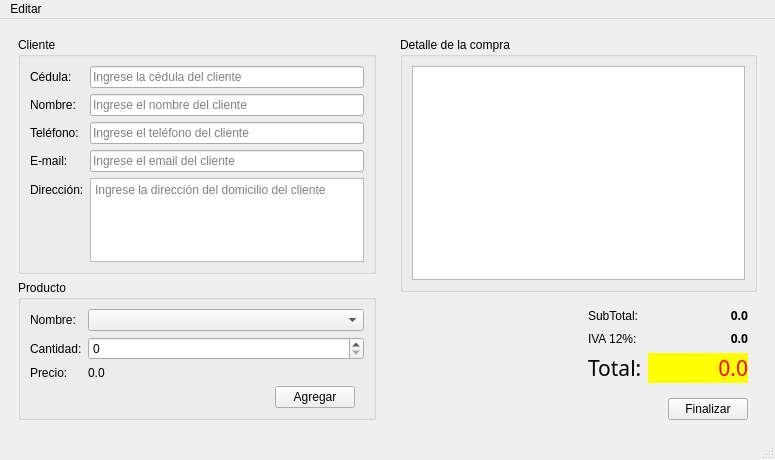
<?xml version="1.0" encoding="UTF-8"?>
<ui version="4.0">
 <class>Principal</class>
 <widget class="QMainWindow" name="Principal">
  <property name="geometry">
   <rect>
    <x>0</x>
    <y>0</y>
    <width>775</width>
    <height>460</height>
   </rect>
  </property>
  <property name="windowTitle">
   <string>Tienda</string>
  </property>
  <property name="windowIcon">
   <iconset resource="Recursos.qrc">
    <normaloff>:/Principal</normaloff>:/Principal</iconset>
  </property>
  <widget class="QWidget" name="centralwidget">
   <layout class="QHBoxLayout" name="horizontalLayout_3">
    <item>
     <widget class="QWidget" name="widget_4" native="true">
      <property name="maximumSize">
       <size>
        <width>400</width>
        <height>16777215</height>
       </size>
      </property>
      <layout class="QVBoxLayout" name="verticalLayout_3">
       <item>
        <widget class="QGroupBox" name="groupBox">
         <property name="title">
          <string>Cliente</string>
         </property>
         <layout class="QFormLayout" name="formLayout_3">
          <item row="0" column="0">
           <widget class="QLabel" name="label">
            <property name="text">
             <string>Cédula:</string>
            </property>
           </widget>
          </item>
          <item row="0" column="1">
           <widget class="QLineEdit" name="inCedula">
            <property name="inputMethodHints">
             <set>Qt::ImhNone</set>
            </property>
            <property name="inputMask">
             <string>0000000000</string>
            </property>
            <property name="cursorPosition">
             <number>0</number>
            </property>
            <property name="placeholderText">
             <string>Ingrese la cédula del cliente</string>
            </property>
           </widget>
          </item>
          <item row="1" column="0">
           <widget class="QLabel" name="label_4">
            <property name="text">
             <string>Nombre:</string>
            </property>
           </widget>
          </item>
          <item row="1" column="1">
           <widget class="QLineEdit" name="inNombre">
            <property name="placeholderText">
             <string>Ingrese el nombre del cliente</string>
            </property>
           </widget>
          </item>
          <item row="2" column="0">
           <widget class="QLabel" name="label_5">
            <property name="text">
             <string>Teléfono:</string>
            </property>
           </widget>
          </item>
          <item row="2" column="1">
           <widget class="QLineEdit" name="inTelefono">
            <property name="inputMask">
             <string>9999999999</string>
            </property>
            <property name="placeholderText">
             <string>Ingrese el teléfono del cliente</string>
            </property>
           </widget>
          </item>
          <item row="3" column="0">
           <widget class="QLabel" name="label_3">
            <property name="text">
             <string>E-mail:</string>
            </property>
           </widget>
          </item>
          <item row="3" column="1">
           <widget class="QLineEdit" name="inEmail">
            <property name="placeholderText">
             <string>Ingrese el email del cliente</string>
            </property>
           </widget>
          </item>
          <item row="4" column="0">
           <widget class="QLabel" name="label_2">
            <property name="text">
             <string>Dirección:</string>
            </property>
           </widget>
          </item>
          <item row="4" column="1">
           <widget class="QTextEdit" name="inDireccion">
            <property name="placeholderText">
             <string>Ingrese la dirección del domicilio del cliente</string>
            </property>
           </widget>
          </item>
         </layout>
        </widget>
       </item>
       <item>
        <widget class="QGroupBox" name="groupBox_2">
         <property name="title">
          <string>Producto</string>
         </property>
         <layout class="QFormLayout" name="formLayout">
          <item row="0" column="0">
           <widget class="QLabel" name="label_6">
            <property name="text">
             <string>Nombre:</string>
            </property>
           </widget>
          </item>
          <item row="0" column="1">
           <widget class="QComboBox" name="inProducto"/>
          </item>
          <item row="1" column="0">
           <widget class="QLabel" name="label_7">
            <property name="text">
             <string>Cantidad:</string>
            </property>
           </widget>
          </item>
          <item row="1" column="1">
           <widget class="QSpinBox" name="inCantidad"/>
          </item>
          <item row="2" column="0">
           <widget class="QLabel" name="label_9">
            <property name="text">
             <string>Precio:</string>
            </property>
           </widget>
          </item>
          <item row="3" column="1">
           <widget class="QWidget" name="widget_5" native="true">
            <layout class="QHBoxLayout" name="horizontalLayout_2">
             <property name="topMargin">
              <number>0</number>
             </property>
             <property name="bottomMargin">
              <number>0</number>
             </property>
             <item>
              <spacer name="horizontalSpacer_2">
               <property name="orientation">
                <enum>Qt::Horizontal</enum>
               </property>
               <property name="sizeHint" stdset="0">
                <size>
                 <width>40</width>
                 <height>20</height>
                </size>
               </property>
              </spacer>
             </item>
             <item>
              <widget class="QPushButton" name="cmdAgregar">
               <property name="minimumSize">
                <size>
                 <width>0</width>
                 <height>0</height>
                </size>
               </property>
               <property name="sizeIncrement">
                <size>
                 <width>0</width>
                 <height>0</height>
                </size>
               </property>
               <property name="autoFillBackground">
                <bool>false</bool>
               </property>
               <property name="text">
                <string>Agregar</string>
               </property>
              </widget>
             </item>
            </layout>
           </widget>
          </item>
          <item row="2" column="1">
           <widget class="QLabel" name="outPrecio">
            <property name="text">
             <string>0.0</string>
            </property>
           </widget>
          </item>
         </layout>
        </widget>
       </item>
       <item>
        <spacer name="verticalSpacer">
         <property name="orientation">
          <enum>Qt::Vertical</enum>
         </property>
         <property name="sizeHint" stdset="0">
          <size>
           <width>20</width>
           <height>40</height>
          </size>
         </property>
        </spacer>
       </item>
      </layout>
     </widget>
    </item>
    <item>
     <widget class="QWidget" name="widget_3" native="true">
      <layout class="QVBoxLayout" name="verticalLayout_2">
       <item>
        <widget class="QGroupBox" name="groupBox_3">
         <property name="title">
          <string>Detalle de la compra</string>
         </property>
         <layout class="QVBoxLayout" name="verticalLayout">
          <item>
           <widget class="QTableWidget" name="outDetalle">
            <property name="inputMethodHints">
             <set>Qt::ImhNone</set>
            </property>
           </widget>
          </item>
         </layout>
        </widget>
       </item>
       <item>
        <widget class="QWidget" name="widget" native="true">
         <layout class="QHBoxLayout" name="horizontalLayout">
          <property name="leftMargin">
           <number>9</number>
          </property>
          <property name="topMargin">
           <number>0</number>
          </property>
          <property name="rightMargin">
           <number>9</number>
          </property>
          <property name="bottomMargin">
           <number>0</number>
          </property>
          <item>
           <spacer name="horizontalSpacer">
            <property name="orientation">
             <enum>Qt::Horizontal</enum>
            </property>
            <property name="sizeHint" stdset="0">
             <size>
              <width>40</width>
              <height>20</height>
             </size>
            </property>
           </spacer>
          </item>
          <item>
           <widget class="QWidget" name="widget_2" native="true">
            <layout class="QFormLayout" name="formLayout_2">
             <property name="rightMargin">
              <number>0</number>
             </property>
             <item row="0" column="0">
              <widget class="QLabel" name="label_10">
               <property name="text">
                <string>SubTotal:</string>
               </property>
              </widget>
             </item>
             <item row="0" column="1">
              <widget class="QLabel" name="outSubtotal">
               <property name="minimumSize">
                <size>
                 <width>100</width>
                 <height>0</height>
                </size>
               </property>
               <property name="font">
                <font>
                 <family>Verdana Pro Cond Semibold</family>
                 <pointsize>9</pointsize>
                 <weight>75</weight>
                 <bold>true</bold>
                </font>
               </property>
               <property name="text">
                <string>0.0</string>
               </property>
               <property name="alignment">
                <set>Qt::AlignRight|Qt::AlignTrailing|Qt::AlignVCenter</set>
               </property>
              </widget>
             </item>
             <item row="1" column="0">
              <widget class="QLabel" name="label_11">
               <property name="text">
                <string>IVA 12%:</string>
               </property>
              </widget>
             </item>
             <item row="1" column="1">
              <widget class="QLabel" name="outIva">
               <property name="minimumSize">
                <size>
                 <width>100</width>
                 <height>0</height>
                </size>
               </property>
               <property name="font">
                <font>
                 <family>Verdana Pro Cond Semibold</family>
                 <pointsize>9</pointsize>
                 <weight>75</weight>
                 <bold>true</bold>
                </font>
               </property>
               <property name="text">
                <string>0.0</string>
               </property>
               <property name="alignment">
                <set>Qt::AlignRight|Qt::AlignTrailing|Qt::AlignVCenter</set>
               </property>
              </widget>
             </item>
             <item row="2" column="0">
              <widget class="QLabel" name="label_12">
               <property name="font">
                <font>
                 <family>Ubuntu Mono</family>
                 <pointsize>16</pointsize>
                 <weight>50</weight>
                 <bold>false</bold>
                </font>
               </property>
               <property name="text">
                <string>Total:</string>
               </property>
              </widget>
             </item>
             <item row="2" column="1">
              <widget class="QLabel" name="outTotal">
               <property name="minimumSize">
                <size>
                 <width>100</width>
                 <height>0</height>
                </size>
               </property>
               <property name="font">
                <font>
                 <family>Arial Rounded MT Bold</family>
                 <pointsize>16</pointsize>
                </font>
               </property>
               <property name="styleSheet">
                <string notr="true">background-color: rgb(255, 255, 0);
color: rgb(255, 0, 0);</string>
               </property>
               <property name="text">
                <string>0.0</string>
               </property>
               <property name="alignment">
                <set>Qt::AlignRight|Qt::AlignTrailing|Qt::AlignVCenter</set>
               </property>
              </widget>
             </item>
            </layout>
           </widget>
          </item>
         </layout>
        </widget>
       </item>
       <item>
        <widget class="QWidget" name="widget_6" native="true">
         <layout class="QHBoxLayout" name="horizontalLayout_4">
          <property name="spacing">
           <number>6</number>
          </property>
          <property name="leftMargin">
           <number>9</number>
          </property>
          <property name="topMargin">
           <number>0</number>
          </property>
          <property name="rightMargin">
           <number>9</number>
          </property>
          <property name="bottomMargin">
           <number>0</number>
          </property>
          <item>
           <spacer name="horizontalSpacer_3">
            <property name="orientation">
             <enum>Qt::Horizontal</enum>
            </property>
            <property name="sizeHint" stdset="0">
             <size>
              <width>40</width>
              <height>20</height>
             </size>
            </property>
           </spacer>
          </item>
          <item>
           <widget class="QPushButton" name="cmdFinalizar">
            <property name="text">
             <string>Finalizar</string>
            </property>
           </widget>
          </item>
         </layout>
        </widget>
       </item>
      </layout>
     </widget>
    </item>
   </layout>
  </widget>
  <widget class="QMenuBar" name="menubar">
   <property name="geometry">
    <rect>
     <x>0</x>
     <y>0</y>
     <width>775</width>
     <height>21</height>
    </rect>
   </property>
   <widget class="QMenu" name="menuEditar">
    <property name="title">
     <string>Editar</string>
    </property>
    <addaction name="mnuProductos"/>
    <addaction name="separator"/>
    <addaction name="mnuSalir"/>
   </widget>
   <addaction name="menuEditar"/>
  </widget>
  <widget class="QStatusBar" name="statusbar"/>
  <action name="mnuProductos">
   <property name="icon">
    <iconset resource="Recursos.qrc">
     <normaloff>:/Lista</normaloff>:/Lista</iconset>
   </property>
   <property name="text">
    <string>Productos</string>
   </property>
  </action>
  <action name="mnuSalir">
   <property name="icon">
    <iconset resource="Recursos.qrc">
     <normaloff>:/Salir</normaloff>:/Salir</iconset>
   </property>
   <property name="text">
    <string>Salir</string>
   </property>
   <property name="shortcut">
    <string>Ctrl+Q</string>
   </property>
  </action>
 </widget>
 <resources>
  <include location="Recursos.qrc"/>
 </resources>
 <connections/>
</ui>
